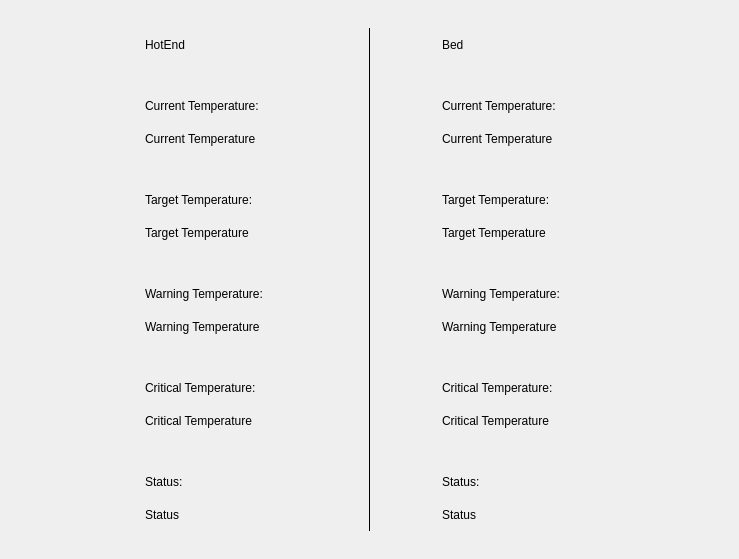
<?xml version="1.0" encoding="UTF-8"?>
<ui version="4.0">
 <class>InfoHeatingScreen</class>
 <widget class="QWidget" name="InfoHeatingScreen">
  <property name="geometry">
   <rect>
    <x>0</x>
    <y>0</y>
    <width>739</width>
    <height>559</height>
   </rect>
  </property>
  <property name="windowTitle">
   <string>Form</string>
  </property>
  <widget class="QLabel" name="hotEndLabel">
   <property name="geometry">
    <rect>
     <x>145</x>
     <y>28</y>
     <width>152</width>
     <height>33</height>
    </rect>
   </property>
   <property name="text">
    <string>HotEnd</string>
   </property>
  </widget>
  <widget class="QLabel" name="hotEndCurrentTemperatureLabel">
   <property name="geometry">
    <rect>
     <x>145</x>
     <y>89</y>
     <width>152</width>
     <height>33</height>
    </rect>
   </property>
   <property name="text">
    <string>Current Temperature:</string>
   </property>
  </widget>
  <widget class="QLabel" name="hotEndCurrentTemperatureValueLabel">
   <property name="geometry">
    <rect>
     <x>145</x>
     <y>122</y>
     <width>152</width>
     <height>33</height>
    </rect>
   </property>
   <property name="text">
    <string>Current Temperature</string>
   </property>
  </widget>
  <widget class="QLabel" name="hotEndTargetTemperatureLabel">
   <property name="geometry">
    <rect>
     <x>145</x>
     <y>183</y>
     <width>152</width>
     <height>33</height>
    </rect>
   </property>
   <property name="text">
    <string>Target Temperature:</string>
   </property>
  </widget>
  <widget class="QLabel" name="hotEndTargetTemperatureValueLabel">
   <property name="geometry">
    <rect>
     <x>145</x>
     <y>216</y>
     <width>152</width>
     <height>33</height>
    </rect>
   </property>
   <property name="text">
    <string>Target Temperature</string>
   </property>
  </widget>
  <widget class="QLabel" name="hotEndWarningTemperatureLabel">
   <property name="geometry">
    <rect>
     <x>145</x>
     <y>277</y>
     <width>152</width>
     <height>33</height>
    </rect>
   </property>
   <property name="text">
    <string>Warning Temperature:</string>
   </property>
  </widget>
  <widget class="QLabel" name="hotEndWarningTemperatureValueLabel">
   <property name="geometry">
    <rect>
     <x>145</x>
     <y>310</y>
     <width>152</width>
     <height>33</height>
    </rect>
   </property>
   <property name="text">
    <string>Warning Temperature</string>
   </property>
  </widget>
  <widget class="QLabel" name="hotEndCriticalTemperatureLabel">
   <property name="geometry">
    <rect>
     <x>145</x>
     <y>371</y>
     <width>152</width>
     <height>33</height>
    </rect>
   </property>
   <property name="text">
    <string>Critical Temperature:</string>
   </property>
  </widget>
  <widget class="QLabel" name="hotEndCriticalTemperatureValueLabel">
   <property name="geometry">
    <rect>
     <x>145</x>
     <y>404</y>
     <width>152</width>
     <height>33</height>
    </rect>
   </property>
   <property name="text">
    <string>Critical Temperature</string>
   </property>
  </widget>
  <widget class="QLabel" name="hotEndStatusLabel">
   <property name="geometry">
    <rect>
     <x>145</x>
     <y>465</y>
     <width>152</width>
     <height>33</height>
    </rect>
   </property>
   <property name="text">
    <string>Status:</string>
   </property>
  </widget>
  <widget class="QLabel" name="hotEndStatusValueLabel">
   <property name="geometry">
    <rect>
     <x>145</x>
     <y>498</y>
     <width>152</width>
     <height>33</height>
    </rect>
   </property>
   <property name="text">
    <string>Status</string>
   </property>
  </widget>
  <widget class="QLabel" name="bedLabel">
   <property name="geometry">
    <rect>
     <x>442</x>
     <y>28</y>
     <width>152</width>
     <height>33</height>
    </rect>
   </property>
   <property name="text">
    <string>Bed</string>
   </property>
  </widget>
  <widget class="QLabel" name="bedCurrentTemperatureLabel">
   <property name="geometry">
    <rect>
     <x>442</x>
     <y>89</y>
     <width>152</width>
     <height>33</height>
    </rect>
   </property>
   <property name="text">
    <string>Current Temperature:</string>
   </property>
  </widget>
  <widget class="QLabel" name="bedTargetTemperatureLabel">
   <property name="geometry">
    <rect>
     <x>442</x>
     <y>183</y>
     <width>152</width>
     <height>33</height>
    </rect>
   </property>
   <property name="text">
    <string>Target Temperature:</string>
   </property>
  </widget>
  <widget class="QLabel" name="bedStatusLabel">
   <property name="geometry">
    <rect>
     <x>442</x>
     <y>465</y>
     <width>152</width>
     <height>33</height>
    </rect>
   </property>
   <property name="text">
    <string>Status:</string>
   </property>
  </widget>
  <widget class="QLabel" name="bedStatusValueLabel">
   <property name="geometry">
    <rect>
     <x>442</x>
     <y>498</y>
     <width>152</width>
     <height>33</height>
    </rect>
   </property>
   <property name="text">
    <string>Status</string>
   </property>
  </widget>
  <widget class="QLabel" name="bedCurrentTemperatureValueLabel">
   <property name="geometry">
    <rect>
     <x>442</x>
     <y>122</y>
     <width>152</width>
     <height>33</height>
    </rect>
   </property>
   <property name="text">
    <string>Current Temperature</string>
   </property>
  </widget>
  <widget class="QLabel" name="bedWarningTemperatureValueLabel">
   <property name="geometry">
    <rect>
     <x>442</x>
     <y>310</y>
     <width>152</width>
     <height>33</height>
    </rect>
   </property>
   <property name="text">
    <string>Warning Temperature</string>
   </property>
  </widget>
  <widget class="QLabel" name="bedTargetTemperatureValueLabel">
   <property name="geometry">
    <rect>
     <x>442</x>
     <y>216</y>
     <width>152</width>
     <height>33</height>
    </rect>
   </property>
   <property name="text">
    <string>Target Temperature</string>
   </property>
  </widget>
  <widget class="QLabel" name="bedCriticalTemperatureLabel">
   <property name="geometry">
    <rect>
     <x>442</x>
     <y>371</y>
     <width>152</width>
     <height>33</height>
    </rect>
   </property>
   <property name="text">
    <string>Critical Temperature:</string>
   </property>
  </widget>
  <widget class="QLabel" name="bedWarningTemperatureLabel">
   <property name="geometry">
    <rect>
     <x>442</x>
     <y>277</y>
     <width>152</width>
     <height>33</height>
    </rect>
   </property>
   <property name="text">
    <string>Warning Temperature:</string>
   </property>
  </widget>
  <widget class="QLabel" name="bedCriticalTemperatureValueLabel">
   <property name="geometry">
    <rect>
     <x>442</x>
     <y>404</y>
     <width>152</width>
     <height>33</height>
    </rect>
   </property>
   <property name="text">
    <string>Critical Temperature</string>
   </property>
  </widget>
  <widget class="Line" name="verticalLine1">
   <property name="geometry">
    <rect>
     <x>369</x>
     <y>28</y>
     <width>1</width>
     <height>503</height>
    </rect>
   </property>
   <property name="styleSheet">
    <string notr="true">background-color: #000000</string>
   </property>
   <property name="orientation">
    <enum>Qt::Vertical</enum>
   </property>
  </widget>
 </widget>
 <resources/>
 <connections/>
</ui>
